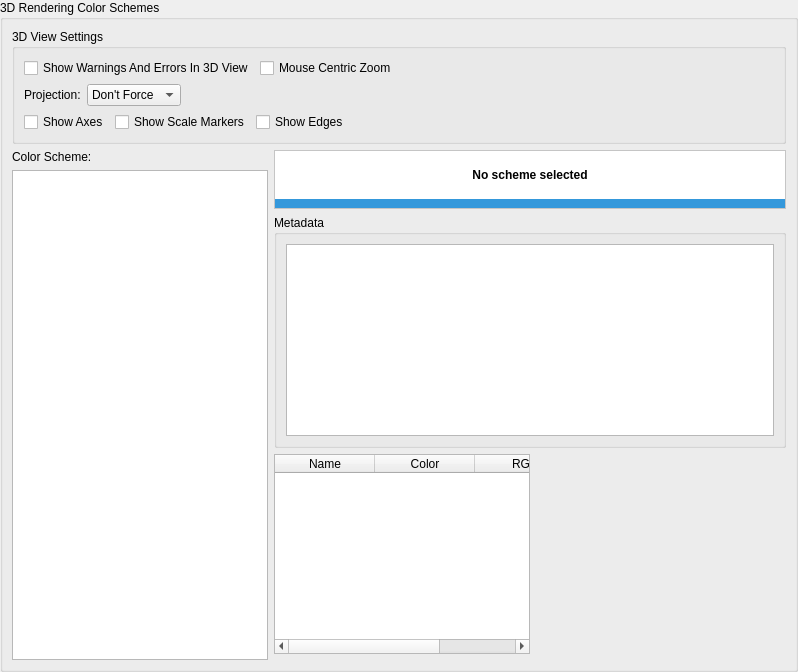
      <widget class="QWidget" name="page3DView">
       <layout class="QVBoxLayout" name="verticalLayout_4">
        <property name="leftMargin">
         <number>0</number>
        </property>
        <property name="topMargin">
         <number>0</number>
        </property>
        <property name="rightMargin">
         <number>0</number>
        </property>
        <property name="bottomMargin">
         <number>0</number>
        </property>
        <item>
         <widget class="QGroupBox" name="groupBox3DRenderingColorSchemes">
          <property name="title">
           <string>3D Rendering Color Schemes</string>
          </property>
          <layout class="QVBoxLayout" name="verticalLayout_3DColorSchemes">
           <!-- 3D View Settings GroupBox -->
           <item>
            <!-- bitbasher config box to three rows -->
            <widget class="QGroupBox" name="groupBox3DViewSettings">
             <property name="title">
              <string>3D View Settings</string>
             </property>
             <layout class="QVBoxLayout" name="verticalLayout_3DViewSettings">
              <!-- Row 1: UI Controls (Warnings and Mouse Zoom) -->
              <item>
               <layout class="QHBoxLayout" name="horizontalLayout_3DViewUIControls">
                <item>
                 <widget class="QCheckBox" name="checkBoxShowWarningsIn3dView">
                  <property name="text">
                   <string>Show Warnings And Errors In 3D View</string>
                  </property>
                 </widget>
                </item>
                <item>
                 <widget class="QCheckBox" name="checkBoxMouseCentricZoom">
                  <property name="text">
                   <string>Mouse Centric Zoom</string>
                  </property>
                 </widget>
                </item>
                <item>
                 <spacer name="horizontalSpacer_3DViewUIControls">
                  <property name="orientation">
                   <enum>Qt::Horizontal</enum>
                  </property>
                  <property name="sizeHint" stdset="0">
                   <size>
                    <width>40</width>
                    <height>20</height>
                   </size>
                  </property>
                 </spacer>
                </item>
               </layout>
              </item>

              <!-- Row 2: Projection Selector -->
              <item>
               <layout class="QHBoxLayout" name="horizontalLayout_3DViewProjection">
                <item>
                 <widget class="QLabel" name="labelProjection">
                  <property name="text">
                   <string>Projection:</string>
                  </property>
                 </widget>
                </item>
                <item>
                 <widget class="QComboBox" name="comboBoxProjection">
                  <property name="sizePolicy">
                   <sizepolicy hsizetype="Preferred" vsizetype="Fixed">
                    <horstretch>0</horstretch>
                    <verstretch>0</verstretch>
                   </sizepolicy>
                  </property>
                  <property name="toolTip">
                   <string>Controls projection setting at startup:
• Don't Force: Use last user setting
• Perspective: Force perspective projection
• Orthogonal: Force orthogonal projection</string>
                  </property>
                  <item>
                   <property name="text">
                    <string>Don't Force</string>
                   </property>
                  </item>
                  <item>
                   <property name="text">
                    <string>Perspective</string>
                   </property>
                  </item>
                  <item>
                   <property name="text">
                    <string>Orthogonal</string>
                   </property>
                  </item>
                 </widget>
                </item>
                <item>
                 <spacer name="horizontalSpacer_projection">
                  <property name="orientation">
                   <enum>Qt::Horizontal</enum>
                  </property>
                  <property name="sizeHint" stdset="0">
                   <size>
                    <width>40</width>
                    <height>20</height>
                   </size>
                  </property>
                 </spacer>
                </item>
               </layout>
              </item>

              <!-- Row 3: Axes and Markers Controls -->
              <item>
               <layout class="QHBoxLayout" name="horizontalLayout_3DViewAxesControls">
                <item>
                 <widget class="QCheckBox" name="checkBoxShowAxes">
                  <property name="text">
                   <string>Show Axes</string>
                  </property>
                  <property name="tristate">
                   <bool>true</bool>
                  </property>
                  <property name="toolTip">
                   <string>Controls the Show Axes icon state at startup:
• Checked: Force icon ON
• Unchecked: Force icon OFF
• Partial (gray): Use last user setting</string>
                  </property>
                 </widget>
                </item>
                <item>
                 <widget class="QCheckBox" name="checkBoxShowScaleMarkers">
                  <property name="text">
                   <string>Show Scale Markers</string>
                  </property>
                  <property name="tristate">
                   <bool>true</bool>
                  </property>
                  <property name="toolTip">
                   <string>Controls the Show Scale Markers icon state at startup:
• Checked: Force icon ON
• Unchecked: Force icon OFF
• Partial (gray): Use last user setting</string>
                  </property>
                 </widget>
                </item>
                <item>
                 <widget class="QCheckBox" name="checkBoxShowEdges">
                  <property name="text">
                   <string>Show Edges</string>
                  </property>
                  <property name="tristate">
                   <bool>true</bool>
                  </property>
                  <property name="toolTip">
                   <string>Controls the Show Edges icon state at startup:
• Checked: Force icon ON
• Unchecked: Force icon OFF
• Partial (gray): Use last user setting</string>
                  </property>
                 </widget>
                </item>
                <item>
                 <spacer name="horizontalSpacer_3DViewAxesControls">
                  <property name="orientation">
                   <enum>Qt::Horizontal</enum>
                  </property>
                  <property name="sizeHint" stdset="0">
                   <size>
                    <width>40</width>
                    <height>20</height>
                   </size>
                  </property>
                 </spacer>
                </item>
               </layout>
              </item>
             </layout>
            </widget>
           <!-- bitbasher config box to three rows -->
           </item>

           <!-- Color Scheme Selection and Preview -->
           <item>
            <layout class="QHBoxLayout" name="horizontalLayout_3DSchemeMain">
             <!-- Scheme List -->
             <item>
              <layout class="QVBoxLayout" name="verticalLayout_3DSchemeList">
               <item>
                <widget class="QLabel" name="label3DColorScheme">
                 <property name="text">
                  <string>Color Scheme:</string>
                 </property>
                </widget>
               </item>
               <item>
                <widget class="QListWidget" name="colorSchemeChooser">
                 <property name="sizePolicy">
                  <sizepolicy hsizetype="Expanding" vsizetype="Expanding">
                   <horstretch>0</horstretch>
                   <verstretch>0</verstretch>
                  </sizepolicy>
                 </property>
                 <property name="maximumWidth">
                  <number>250</number>
                 </property>
                </widget>
               </item>
              </layout>
             </item>

             <!-- Right side: Header, Metadata, Table, Preview -->
             <item>
              <layout class="QVBoxLayout" name="verticalLayout_3DSchemeRight">
               <!-- Header with color indicator and path -->
               <item>
                <widget class="QFrame" name="frame3DSchemeHeader">
                 <property name="frameShape">
                  <enum>QFrame::StyledPanel</enum>
                 </property>
                 <property name="frameShadow">
                  <enum>QFrame::Raised</enum>
                 </property>
                 <property name="styleSheet">
                  <string>QFrame#frame3DSchemeHeader { background-color: white; border-bottom: 10px solid #3498db; padding: 8px; }</string>
                 </property>
                 <layout class="QHBoxLayout" name="horizontalLayout_3DSchemeHeader">
                  <item>
                   <widget class="QLabel" name="label3DSchemePath">
                    <property name="text">
                     <string>No scheme selected</string>
                    </property>
                    <property name="alignment">
                     <set>Qt::AlignCenter</set>
                    </property>
                    <property name="styleSheet">
                     <string>QLabel { font-weight: bold; }</string>
                    </property>
                   </widget>
                  </item>
                 </layout>
                </widget>
               </item>

               <!-- Metadata (hidden if empty) -->
               <item>
                <widget class="QGroupBox" name="groupBox3DMetadata">
                 <property name="title">
                  <string>Metadata</string>
                 </property>
                 <property name="visible">
                  <bool>false</bool>
                 </property>
                 <layout class="QVBoxLayout" name="verticalLayout_3DMetadata">
                  <item>
                   <widget class="QTextEdit" name="textEdit3DMetadata">
                    <property name="maximumHeight">
                     <number>100</number>
                    </property>
                    <property name="readOnly">
                     <bool>true</bool>
                    </property>
                   </widget>
                  </item>
                 </layout>
                </widget>
               </item>

               <!-- Table and Preview side by side -->
               <item>
                <layout class="QHBoxLayout" name="horizontalLayout_3DTablePreview">
                 <item>
                  <widget class="QTableWidget" name="tableWidget3DColors">
                   <property name="sizePolicy">
                    <sizepolicy hsizetype="Expanding" vsizetype="Expanding">
                     <horstretch>1</horstretch>
                     <verstretch>0</verstretch>
                    </sizepolicy>
                   </property>
                   <property name="minimumWidth">
                    <number>300</number>
                   </property>
                   <property name="columnCount">
                    <number>3</number>
                   </property>
                   <column>
                    <property name="text">
                     <string>Name</string>
                    </property>
                   </column>
                   <column>
                    <property name="text">
                     <string>Color</string>
                    </property>
                   </column>
                   <column>
                    <property name="text">
                     <string>RGB</string>
                    </property>
                   </column>
                  </widget>
                 </item>
                 <item>
                  <widget class="QWidget" name="widget3DPreview" native="true">
                   <property name="sizePolicy">
                    <sizepolicy hsizetype="Minimum" vsizetype="Expanding">
                     <horstretch>0</horstretch>
                     <verstretch>0</verstretch>
                    </sizepolicy>
                   </property>
                   <property name="minimumSize">
                    <size>
                     <width>250</width>
                     <height>200</height>
                    </size>
                   </property>
                   <property name="maximumWidth">
                    <number>300</number>
                   </property>
                  </widget>
                 </item>
                </layout>
               </item>

               <!-- Button Box -->
               <item>
                <widget class="QDialogButtonBox" name="buttonBox3DScheme">
                 <property name="standardButtons">
                  <set>QDialogButtonBox::NoButton</set>
                 </property>
                </widget>
               </item>
              </layout>
             </item>
            </layout>
           </item>
          </layout>
         </widget>
        </item>
       </layout>
      </widget>
